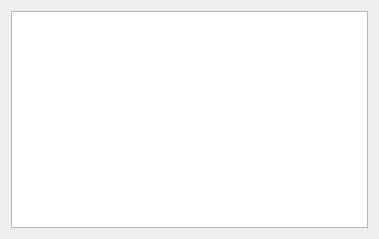
<?xml version="1.0" encoding="UTF-8"?>
<ui version="4.0">
 <class>Dialog_DeivceSensorState</class>
 <widget class="QDialog" name="Dialog_DeivceSensorState">
  <property name="geometry">
   <rect>
    <x>0</x>
    <y>0</y>
    <width>379</width>
    <height>239</height>
   </rect>
  </property>
  <property name="windowTitle">
   <string>Dialog</string>
  </property>
  <layout class="QGridLayout" name="gridLayout">
   <item row="0" column="0">
    <widget class="AlfredGraphicsView" name="graphicsView"/>
   </item>
  </layout>
 </widget>
 <customwidgets>
  <customwidget>
   <class>AlfredGraphicsView</class>
   <extends>QGraphicsView</extends>
   <header location="global">alfredgraphicsview.h</header>
  </customwidget>
 </customwidgets>
 <resources/>
 <connections/>
</ui>
